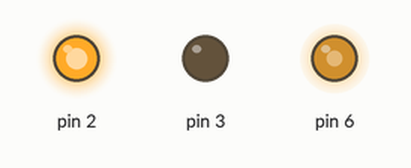
This sketch was run on a simulated Arduino Uno, built with avr-gcc and run on an emulated ATmega328P. Parts: output pins drawn as LEDs (lit = HIGH).

Above: at 0.05 s.
At 1.95 s:
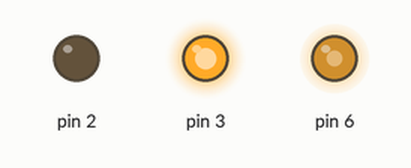
Timing chart, 0 to 3.0 s (numbered marks = the images above):
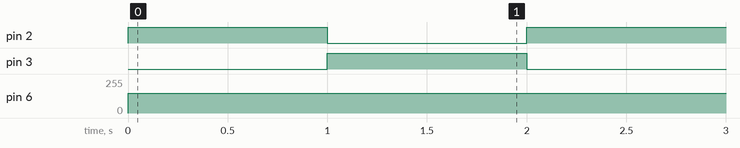

Measured:
- by itself, pin 2, pin 3: alternates HIGH for 1.0 s and LOW for 1.0 s
- by itself, pin 6: 0/255 → 150/255 at 0.00 s

The sketch:

teat213.ino
```cpp
void setup() {
  pinMode(2, OUTPUT);
  pinMode(3, OUTPUT);
  pinMode(6, OUTPUT);
}

void loop() {

  digitalWrite(2, 1);
  digitalWrite(3, 0);
  analogWrite(6, 150);
  delay(1000);

  digitalWrite(2, 0);
  digitalWrite(3, 1);
  analogWrite(6, 150);
  delay(1000);
}
```
